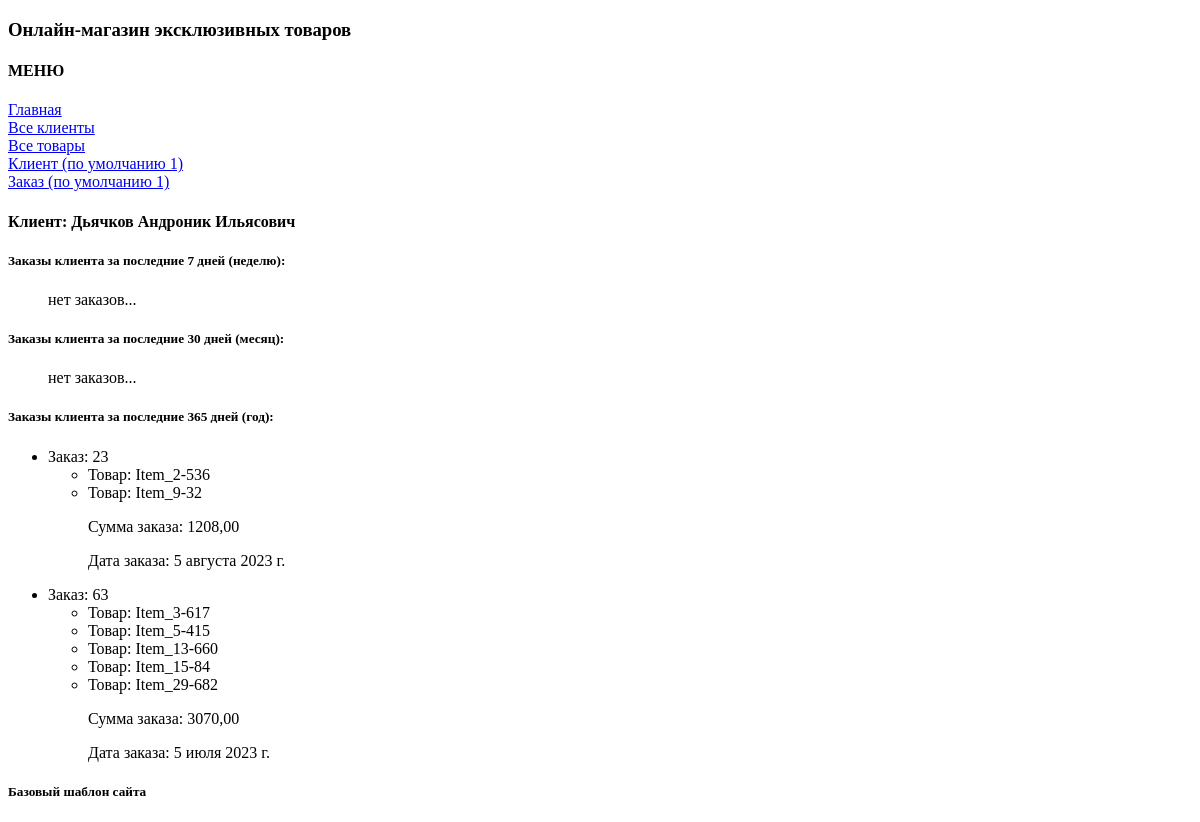
Page /hw2/orders/11/ on the earlier database version.
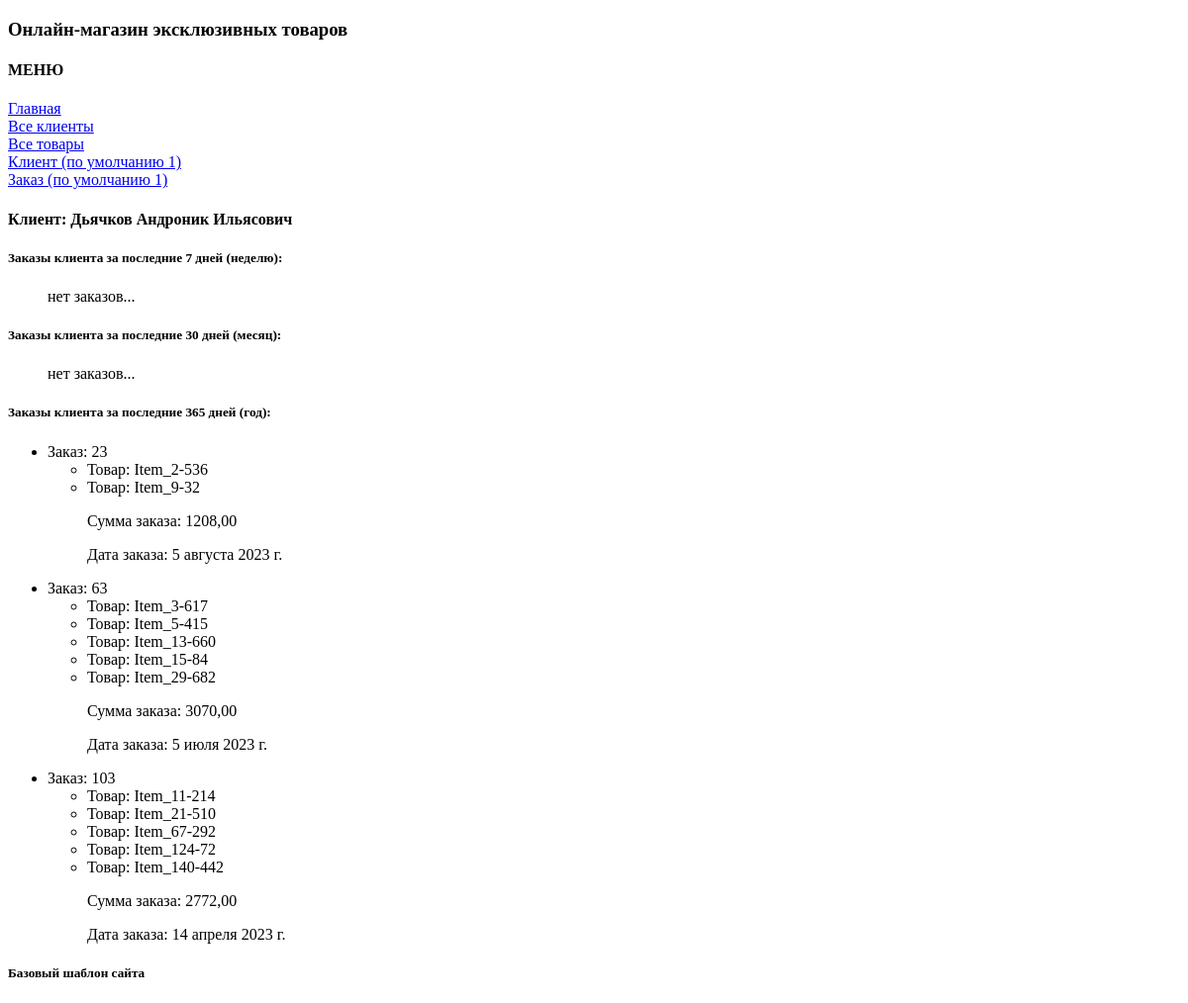
Same page on the later database version.
### hwapp_2/models.py (models this page shows, shortened)
class Order(models.Model):
    client = models.ForeignKey(Client, on_delete=models.CASCADE)
    products = models.ManyToManyField(Product)
    total_price = models.DecimalField(max_digits=8, decimal_places=2)
    date_ordered = models.DateField()

class Product(models.Model):
    name = models.CharField(max_length=100)
    description = models.TextField()
    price = models.DecimalField(max_digits=8, decimal_places=2)
    quantity = models.IntegerField()
    date_add = models.DateField(auto_now_add=True)
    image = models.ImageField(upload_to='media/', null=True, max_length=255)

### hwapp_2/views.py (the view)
# urls.py: path('orders/<int:client_id>/', views.orders_by_client_sort, name='orders_by_client_sort'),
def orders_by_client_sort(request, client_id):
    client = get_object_or_404(Client, pk=client_id)
    orders = Order.objects.filter(client__pk=client_id).order_by('-date_ordered')
    orders_7 = []
    orders_30 = []
    orders_365 = []
    for order in orders:
        date_delta = datetime.date.today() - order.date_ordered
        date_delta = int(date_delta.days)
        print(date_delta)
        if date_delta <= 365:
            orders_365.append(order)
            if date_delta <= 30:
                orders_30.append(order)
                if date_delta <= 7:
                    orders_7.append(order)
    return render(request, 'hwapp_2/orders_sort.html', {
        'orders_7': orders_7,
        'orders_30': orders_30,
        'orders_365': orders_365,
        'client': client})

### hwapp_2/templates/hwapp_2/orders_sort.html (shortened to what this page needs)
{% extends 'hwapp_2/base.html' %}
{% block content %}
<h4>Клиент: {{ client.name }}</h4>
    <h5>Заказы клиента за последние 7 дней (неделю):</h5>
    {% if orders_7 %}
        <ul>
        {% for order in orders_7 %}
            <li>Заказ: {{ order.id }}</li>
            <ul>
            {% for item in order.products.all %}
                <li>Товар: {{ item.name }}</li>
            {% endfor %}
            <p>Сумма заказа: {{ order.total_price }}</p>
            <p>Дата заказа: {{ order.date_ordered }}</p>
            </ul>
        {% endfor %}
        </ul>
    {% else %}
        <ul>нет заказов...</ul>
    {% endif %}
    <h5>Заказы клиента за последние 30 дней (месяц):</h5>
    {% if orders_30 %}
        <ul>
        {% for order in orders_30 %}
            <li>Заказ: {{ order.id }}</li>
            <ul>
            {% for item in order.products.all %}
                <li>Товар: {{ item.name }}</li>
            {% endfor %}
            <p>Сумма заказа: {{ order.total_price }}</p>
            <p>Дата заказа: {{ order.date_ordered }}</p>
            </ul>
        {% endfor %}
        </ul>
    {% else %}
        <ul>нет заказов...</ul>
    {% endif %}
    <h5>Заказы клиента за последние 365 дней (год):</h5>
    {% if orders_365 %}
        <ul>
        {% for order in orders_365 %}
            <li>Заказ: {{ order.id }}</li>
            <ul>
            {% for item in order.products.all %}
                <li>Товар: {{ item.name }}</li>
            {% endfor %}
            <p>Сумма заказа: {{ order.total_price }}</p>
            <p>Дата заказа: {{ order.date_ordered }}</p>
            </ul>
        {% endfor %}
        </ul>
    {% else %}
        <ul>нет заказов...</ul>
    {% endif %}
{% endblock %}

Differences in the rows shown:
added Order: id "103", total_price "2772,00", date_ordered "14 апреля 2023 г."
now on this page (row unchanged): Product: name "Item_11-214", shown under "103"
now on this page (row unchanged): Product: name "Item_21-510", shown under "103"
added Product: name "Item_67-292", shown under "103"
added Product: name "Item_124-72", shown under "103"
added Product: name "Item_140-442", shown under "103"
